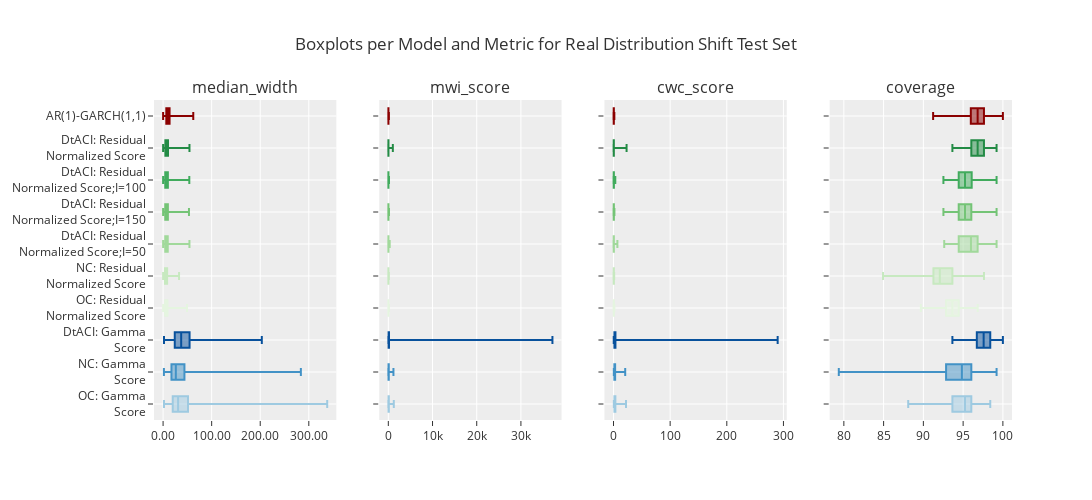

The code cell stored with this chart in its notebook:
### Code cell
create_boxplots("Real Distribution Shift")

### Figure 1 — Plotly figure (JSON) as saved in the notebook; plotly's stock layout.template omitted (floating-point values rounded to 4 significant figures; data arrays with more than 128 entries replaced by an {"elided": "..."} marker saying what was removed)
{"data": [{"alignmentgroup": "True", "boxpoints": false, "hovertemplate": "model=OC: Gamma Score<br>median_width=%{x}<br>model_wrapped=%{y}<extra></extra>", "legendgroup": "OC: Gamma Score", "marker": {"color": "rgb(158,202,225)"}, "name": "OC: Gamma Score", "notched": false, "offsetgroup": "OC: Gamma Score", "orientation": "h", "showlegend": true, "type": "box", "x": {"elided": "242 float values"}, "x0": " ", "xaxis": "x", "y": {"elided": "242 str values"}, "y0": " ", "yaxis": "y"}, {"alignmentgroup": "True", "boxpoints": false, "hovertemplate": "model=NC: Gamma Score<br>median_width=%{x}<br>model_wrapped=%{y}<extra></extra>", "legendgroup": "NC: Gamma Score", "marker": {"color": "rgb(66,146,198)"}, "name": "NC: Gamma Score", "notched": false, "offsetgroup": "NC: Gamma Score", "orientation": "h", "showlegend": true, "type": "box", "x": {"elided": "242 float values"}, "x0": " ", "xaxis": "x", "y": {"elided": "242 str values"}, "y0": " ", "yaxis": "y"}, {"alignmentgroup": "True", "boxpoints": false, "hovertemplate": "model=DtACI: Gamma Score<br>median_width=%{x}<br>model_wrapped=%{y}<extra></extra>", "legendgroup": "DtACI: Gamma Score", "marker": {"color": "rgb(8,81,156)"}, "name": "DtACI: Gamma Score", "notched": false, "offsetgroup": "DtACI: Gamma Score", "orientation": "h", "showlegend": true, "type": "box", "x": {"elided": "242 float values"}, "x0": " ", "xaxis": "x", "y": {"elided": "242 str values"}, "y0": " ", "yaxis": "y"}, {"alignmentgroup": "True", "boxpoints": false, "hovertemplate": "model=OC: Residual Normalized Score<br>median_width=%{x}<br>model_wrapped=%{y}<extra></extra>", "legendgroup": "OC: Residual Normalized Score", "marker": {"color": "rgb(229,245,224)"}, "name": "OC: Residual Normalized Score", "notched": false, "offsetgroup": "OC: Residual Normalized Score", "orientation": "h", "showlegend": true, "type": "box", "x": {"elided": "242 float values"}, "x0": " ", "xaxis": "x", "y": {"elided": "242 str values"}, "y0": " ", "yaxis": "y"}, {"alignmentgroup": "True", "boxpoints": false, "hovertemplate": "model=NC: Residual Normalized Score<br>median_width=%{x}<br>model_wrapped=%{y}<extra></extra>", "legendgroup": "NC: Residual Normalized Score", "marker": {"color": "rgb(199,233,192)"}, "name": "NC: Residual Normalized Score", "notched": false, "offsetgroup": "NC: Residual Normalized Score", "orientation": "h", "showlegend": true, "type": "box", "x": {"elided": "242 float values"}, "x0": " ", "xaxis": "x", "y": {"elided": "242 str values"}, "y0": " ", "yaxis": "y"}, {"alignmentgroup": "True", "boxpoints": false, "hovertemplate": "model=DtACI: Residual Normalized Score;I=50<br>median_width=%{x}<br>model_wrapped=%{y}<extra></extra>", "legendgroup": "DtACI: Residual Normalized Score;I=50", "marker": {"color": "rgb(161,217,155)"}, "name": "DtACI: Residual Normalized Score;I=50", "notched": false, "offsetgroup": "DtACI: Residual Normalized Score;I=50", "orientation": "h", "showlegend": true, "type": "box", "x": {"elided": "242 float values"}, "x0": " ", "xaxis": "x", "y": {"elided": "242 str values"}, "y0": " ", "yaxis": "y"}, {"alignmentgroup": "True", "boxpoints": false, "hovertemplate": "model=DtACI: Residual Normalized Score;I=150<br>median_width=%{x}<br>model_wrapped=%{y}<extra></extra>", "legendgroup": "DtACI: Residual Normalized Score;I=150", "marker": {"color": "rgb(116,196,118)"}, "name": "DtACI: Residual Normalized Score;I=150", "notched": false, "offsetgroup": "DtACI: Residual Normalized Score;I=150", "orientation": "h", "showlegend": true, "type": "box", "x": {"elided": "242 float values"}, "x0": " ", "xaxis": "x", "y": {"elided": "242 str values"}, "y0": " ", "yaxis": "y"}, {"alignmentgroup": "True", "boxpoints": false, "hovertemplate": "model=DtACI: Residual Normalized Score;I=100<br>median_width=%{x}<br>model_wrapped=%{y}<extra></extra>", "legendgroup": "DtACI: Residual Normalized Score;I=100", "marker": {"color": "rgb(65,171,93)"}, "name": "DtACI: Residual Normalized Score;I=100", "notched": false, "offsetgroup": "DtACI: Residual Normalized Score;I=100", "orientation": "h", "showlegend": true, "type": "box", "x": {"elided": "242 float values"}, "x0": " ", "xaxis": "x", "y": {"elided": "242 str values"}, "y0": " ", "yaxis": "y"}, {"alignmentgroup": "True", "boxpoints": false, "hovertemplate": "model=DtACI: Residual Normalized Score<br>median_width=%{x}<br>model_wrapped=%{y}<extra></extra>", "legendgroup": "DtACI: Residual Normalized Score", "marker": {"color": "rgb(35,139,69)"}, "name": "DtACI: Residual Normalized Score", "notched": false, "offsetgroup": "DtACI: Residual Normalized Score", "orientation": "h", "showlegend": true, "type": "box", "x": {"elided": "242 float values"}, "x0": " ", "xaxis": "x", "y": {"elided": "242 str values"}, "y0": " ", "yaxis": "y"}, {"alignmentgroup": "True", "boxpoints": false, "hovertemplate": "model=AR(1)-GARCH(1,1)<br>median_width=%{x}<br>model_wrapped=%{y}<extra></extra>", "legendgroup": "AR(1)-GARCH(1,1)", "marker": {"color": "darkred"}, "name": "AR(1)-GARCH(1,1)", "notched": false, "offsetgroup": "AR(1)-GARCH(1,1)", "orientation": "h", "showlegend": true, "type": "box", "x": {"elided": "242 float values"}, "x0": " ", "xaxis": "x", "y": {"elided": "242 str values"}, "y0": " ", "yaxis": "y"}, {"alignmentgroup": "True", "boxpoints": false, "hovertemplate": "model=OC: Gamma Score<br>mwi_score=%{x}<br>model_wrapped=%{y}<extra></extra>", "legendgroup": "OC: Gamma Score", "marker": {"color": "rgb(158,202,225)"}, "name": "OC: Gamma Score", "notched": false, "offsetgroup": "OC: Gamma Score", "orientation": "h", "showlegend": true, "type": "box", "x": {"elided": "242 float values"}, "x0": " ", "xaxis": "x2", "y": {"elided": "242 str values"}, "y0": " ", "yaxis": "y2"}, {"alignmentgroup": "True", "boxpoints": false, "hovertemplate": "model=NC: Gamma Score<br>mwi_score=%{x}<br>model_wrapped=%{y}<extra></extra>", "legendgroup": "NC: Gamma Score", "marker": {"color": "rgb(66,146,198)"}, "name": "NC: Gamma Score", "notched": false, "offsetgroup": "NC: Gamma Score", "orientation": "h", "showlegend": true, "type": "box", "x": {"elided": "242 float values"}, "x0": " ", "xaxis": "x2", "y": {"elided": "242 str values"}, "y0": " ", "yaxis": "y2"}, {"alignmentgroup": "True", "boxpoints": false, "hovertemplate": "model=DtACI: Gamma Score<br>mwi_score=%{x}<br>model_wrapped=%{y}<extra></extra>", "legendgroup": "DtACI: Gamma Score", "marker": {"color": "rgb(8,81,156)"}, "name": "DtACI: Gamma Score", "notched": false, "offsetgroup": "DtACI: Gamma Score", "orientation": "h", "showlegend": true, "type": "box", "x": {"elided": "242 float values"}, "x0": " ", "xaxis": "x2", "y": {"elided": "242 str values"}, "y0": " ", "yaxis": "y2"}, {"alignmentgroup": "True", "boxpoints": false, "hovertemplate": "model=OC: Residual Normalized Score<br>mwi_score=%{x}<br>model_wrapped=%{y}<extra></extra>", "legendgroup": "OC: Residual Normalized Score", "marker": {"color": "rgb(229,245,224)"}, "name": "OC: Residual Normalized Score", "notched": false, "offsetgroup": "OC: Residual Normalized Score", "orientation": "h", "showlegend": true, "type": "box", "x": {"elided": "242 float values"}, "x0": " ", "xaxis": "x2", "y": {"elided": "242 str values"}, "y0": " ", "yaxis": "y2"}, {"alignmentgroup": "True", "boxpoints": false, "hovertemplate": "model=NC: Residual Normalized Score<br>mwi_score=%{x}<br>model_wrapped=%{y}<extra></extra>", "legendgroup": "NC: Residual Normalized Score", "marker": {"color": "rgb(199,233,192)"}, "name": "NC: Residual Normalized Score", "notched": false, "offsetgroup": "NC: Residual Normalized Score", "orientation": "h", "showlegend": true, "type": "box", "x": {"elided": "242 float values"}, "x0": " ", "xaxis": "x2", "y": {"elided": "242 str values"}, "y0": " ", "yaxis": "y2"}, {"alignmentgroup": "True", "boxpoints": false, "hovertemplate": "model=DtACI: Residual Normalized Score;I=50<br>mwi_score=%{x}<br>model_wrapped=%{y}<extra></extra>", "legendgroup": "DtACI: Residual Normalized Score;I=50", "marker": {"color": "rgb(161,217,155)"}, "name": "DtACI: Residual Normalized Score;I=50", "notched": false, "offsetgroup": "DtACI: Residual Normalized Score;I=50", "orientation": "h", "showlegend": true, "type": "box", "x": {"elided": "242 float values"}, "x0": " ", "xaxis": "x2", "y": {"elided": "242 str values"}, "y0": " ", "yaxis": "y2"}, {"alignmentgroup": "True", "boxpoints": false, "hovertemplate": "model=DtACI: Residual Normalized Score;I=150<br>mwi_score=%{x}<br>model_wrapped=%{y}<extra></extra>", "legendgroup": "DtACI: Residual Normalized Score;I=150", "marker": {"color": "rgb(116,196,118)"}, "name": "DtACI: Residual Normalized Score;I=150", "notched": false, "offsetgroup": "DtACI: Residual Normalized Score;I=150", "orientation": "h", "showlegend": true, "type": "box", "x": {"elided": "242 float values"}, "x0": " ", "xaxis": "x2", "y": {"elided": "242 str values"}, "y0": " ", "yaxis": "y2"}, {"alignmentgroup": "True", "boxpoints": false, "hovertemplate": "model=DtACI: Residual Normalized Score;I=100<br>mwi_score=%{x}<br>model_wrapped=%{y}<extra></extra>", "legendgroup": "DtACI: Residual Normalized Score;I=100", "marker": {"color": "rgb(65,171,93)"}, "name": "DtACI: Residual Normalized Score;I=100", "notched": false, "offsetgroup": "DtACI: Residual Normalized Score;I=100", "orientation": "h", "showlegend": true, "type": "box", "x": {"elided": "242 float values"}, "x0": " ", "xaxis": "x2", "y": {"elided": "242 str values"}, "y0": " ", "yaxis": "y2"}, {"alignmentgroup": "True", "boxpoints": false, "hovertemplate": "model=DtACI: Residual Normalized Score<br>mwi_score=%{x}<br>model_wrapped=%{y}<extra></extra>", "legendgroup": "DtACI: Residual Normalized Score", "marker": {"color": "rgb(35,139,69)"}, "name": "DtACI: Residual Normalized Score", "notched": false, "offsetgroup": "DtACI: Residual Normalized Score", "orientation": "h", "showlegend": true, "type": "box", "x": {"elided": "242 float values"}, "x0": " ", "xaxis": "x2", "y": {"elided": "242 str values"}, "y0": " ", "yaxis": "y2"}, {"alignmentgroup": "True", "boxpoints": false, "hovertemplate": "model=AR(1)-GARCH(1,1)<br>mwi_score=%{x}<br>model_wrapped=%{y}<extra></extra>", "legendgroup": "AR(1)-GARCH(1,1)", "marker": {"color": "darkred"}, "name": "AR(1)-GARCH(1,1)", "notched": false, "offsetgroup": "AR(1)-GARCH(1,1)", "orientation": "h", "showlegend": true, "type": "box", "x": {"elided": "242 float values"}, "x0": " ", "xaxis": "x2", "y": {"elided": "242 str values"}, "y0": " ", "yaxis": "y2"}, {"alignmentgroup": "True", "boxpoints": false, "hovertemplate": "model=OC: Gamma Score<br>cwc_score=%{x}<br>model_wrapped=%{y}<extra></extra>", "legendgroup": "OC: Gamma Score", "marker": {"color": "rgb(158,202,225)"}, "name": "OC: Gamma Score", "notched": false, "offsetgroup": "OC: Gamma Score", "orientation": "h", "showlegend": true, "type": "box", "x": {"elided": "242 float values"}, "x0": " ", "xaxis": "x3", "y": {"elided": "242 str values"}, "y0": " ", "yaxis": "y3"}, {"alignmentgroup": "True", "boxpoints": false, "hovertemplate": "model=NC: Gamma Score<br>cwc_score=%{x}<br>model_wrapped=%{y}<extra></extra>", "legendgroup": "NC: Gamma Score", "marker": {"color": "rgb(66,146,198)"}, "name": "NC: Gamma Score", "notched": false, "offsetgroup": "NC: Gamma Score", "orientation": "h", "showlegend": true, "type": "box", "x": {"elided": "242 float values"}, "x0": " ", "xaxis": "x3", "y": {"elided": "242 str values"}, "y0": " ", "yaxis": "y3"}, {"alignmentgroup": "True", "boxpoints": false, "hovertemplate": "model=DtACI: Gamma Score<br>cwc_score=%{x}<br>model_wrapped=%{y}<extra></extra>", "legendgroup": "DtACI: Gamma Score", "marker": {"color": "rgb(8,81,156)"}, "name": "DtACI: Gamma Score", "notched": false, "offsetgroup": "DtACI: Gamma Score", "orientation": "h", "showlegend": true, "type": "box", "x": {"elided": "242 float values"}, "x0": " ", "xaxis": "x3", "y": {"elided": "242 str values"}, "y0": " ", "yaxis": "y3"}, {"alignmentgroup": "True", "boxpoints": false, "hovertemplate": "model=OC: Residual Normalized Score<br>cwc_score=%{x}<br>model_wrapped=%{y}<extra></extra>", "legendgroup": "OC: Residual Normalized Score", "marker": {"color": "rgb(229,245,224)"}, "name": "OC: Residual Normalized Score", "notched": false, "offsetgroup": "OC: Residual Normalized Score", "orientation": "h", "showlegend": true, "type": "box", "x": {"elided": "242 float values"}, "x0": " ", "xaxis": "x3", "y": {"elided": "242 str values"}, "y0": " ", "yaxis": "y3"}, {"alignmentgroup": "True", "boxpoints": false, "hovertemplate": "model=NC: Residual Normalized Score<br>cwc_score=%{x}<br>model_wrapped=%{y}<extra></extra>", "legendgroup": "NC: Residual Normalized Score", "marker": {"color": "rgb(199,233,192)"}, "name": "NC: Residual Normalized Score", "notched": false, "offsetgroup": "NC: Residual Normalized Score", "orientation": "h", "showlegend": true, "type": "box", "x": {"elided": "242 float values"}, "x0": " ", "xaxis": "x3", "y": {"elided": "242 str values"}, "y0": " ", "yaxis": "y3"}, {"alignmentgroup": "True", "boxpoints": false, "hovertemplate": "model=DtACI: Residual Normalized Score;I=50<br>cwc_score=%{x}<br>model_wrapped=%{y}<extra></extra>", "legendgroup": "DtACI: Residual Normalized Score;I=50", "marker": {"color": "rgb(161,217,155)"}, "name": "DtACI: Residual Normalized Score;I=50", "notched": false, "offsetgroup": "DtACI: Residual Normalized Score;I=50", "orientation": "h", "showlegend": true, "type": "box", "x": {"elided": "242 float values"}, "x0": " ", "xaxis": "x3", "y": {"elided": "242 str values"}, "y0": " ", "yaxis": "y3"}, {"alignmentgroup": "True", "boxpoints": false, "hovertemplate": "model=DtACI: Residual Normalized Score;I=150<br>cwc_score=%{x}<br>model_wrapped=%{y}<extra></extra>", "legendgroup": "DtACI: Residual Normalized Score;I=150", "marker": {"color": "rgb(116,196,118)"}, "name": "DtACI: Residual Normalized Score;I=150", "notched": false, "offsetgroup": "DtACI: Residual Normalized Score;I=150", "orientation": "h", "showlegend": true, "type": "box", "x": {"elided": "242 float values"}, "x0": " ", "xaxis": "x3", "y": {"elided": "242 str values"}, "y0": " ", "yaxis": "y3"}, {"alignmentgroup": "True", "boxpoints": false, "hovertemplate": "model=DtACI: Residual Normalized Score;I=100<br>cwc_score=%{x}<br>model_wrapped=%{y}<extra></extra>", "legendgroup": "DtACI: Residual Normalized Score;I=100", "marker": {"color": "rgb(65,171,93)"}, "name": "DtACI: Residual Normalized Score;I=100", "notched": false, "offsetgroup": "DtACI: Residual Normalized Score;I=100", "orientation": "h", "showlegend": true, "type": "box", "x": {"elided": "242 float values"}, "x0": " ", "xaxis": "x3", "y": {"elided": "242 str values"}, "y0": " ", "yaxis": "y3"}, {"alignmentgroup": "True", "boxpoints": false, "hovertemplate": "model=DtACI: Residual Normalized Score<br>cwc_score=%{x}<br>model_wrapped=%{y}<extra></extra>", "legendgroup": "DtACI: Residual Normalized Score", "marker": {"color": "rgb(35,139,69)"}, "name": "DtACI: Residual Normalized Score", "notched": false, "offsetgroup": "DtACI: Residual Normalized Score", "orientation": "h", "showlegend": true, "type": "box", "x": {"elided": "242 float values"}, "x0": " ", "xaxis": "x3", "y": {"elided": "242 str values"}, "y0": " ", "yaxis": "y3"}, {"alignmentgroup": "True", "boxpoints": false, "hovertemplate": "model=AR(1)-GARCH(1,1)<br>cwc_score=%{x}<br>model_wrapped=%{y}<extra></extra>", "legendgroup": "AR(1)-GARCH(1,1)", "marker": {"color": "darkred"}, "name": "AR(1)-GARCH(1,1)", "notched": false, "offsetgroup": "AR(1)-GARCH(1,1)", "orientation": "h", "showlegend": true, "type": "box", "x": {"elided": "242 float values"}, "x0": " ", "xaxis": "x3", "y": {"elided": "242 str values"}, "y0": " ", "yaxis": "y3"}, {"alignmentgroup": "True", "boxpoints": false, "hovertemplate": "model=OC: Gamma Score<br>coverage=%{x}<br>model_wrapped=%{y}<extra></extra>", "legendgroup": "OC: Gamma Score", "marker": {"color": "rgb(158,202,225)"}, "name": "OC: Gamma Score", "notched": false, "offsetgroup": "OC: Gamma Score", "orientation": "h", "showlegend": true, "type": "box", "x": {"elided": "242 float values"}, "x0": " ", "xaxis": "x4", "y": {"elided": "242 str values"}, "y0": " ", "yaxis": "y4"}, {"alignmentgroup": "True", "boxpoints": false, "hovertemplate": "model=NC: Gamma Score<br>coverage=%{x}<br>model_wrapped=%{y}<extra></extra>", "legendgroup": "NC: Gamma Score", "marker": {"color": "rgb(66,146,198)"}, "name": "NC: Gamma Score", "notched": false, "offsetgroup": "NC: Gamma Score", "orientation": "h", "showlegend": true, "type": "box", "x": {"elided": "242 float values"}, "x0": " ", "xaxis": "x4", "y": {"elided": "242 str values"}, "y0": " ", "yaxis": "y4"}, {"alignmentgroup": "True", "boxpoints": false, "hovertemplate": "model=DtACI: Gamma Score<br>coverage=%{x}<br>model_wrapped=%{y}<extra></extra>", "legendgroup": "DtACI: Gamma Score", "marker": {"color": "rgb(8,81,156)"}, "name": "DtACI: Gamma Score", "notched": false, "offsetgroup": "DtACI: Gamma Score", "orientation": "h", "showlegend": true, "type": "box", "x": {"elided": "242 float values"}, "x0": " ", "xaxis": "x4", "y": {"elided": "242 str values"}, "y0": " ", "yaxis": "y4"}, {"alignmentgroup": "True", "boxpoints": false, "hovertemplate": "model=OC: Residual Normalized Score<br>coverage=%{x}<br>model_wrapped=%{y}<extra></extra>", "legendgroup": "OC: Residual Normalized Score", "marker": {"color": "rgb(229,245,224)"}, "name": "OC: Residual Normalized Score", "notched": false, "offsetgroup": "OC: Residual Normalized Score", "orientation": "h", "showlegend": true, "type": "box", "x": {"elided": "242 float values"}, "x0": " ", "xaxis": "x4", "y": {"elided": "242 str values"}, "y0": " ", "yaxis": "y4"}, {"alignmentgroup": "True", "boxpoints": false, "hovertemplate": "model=NC: Residual Normalized Score<br>coverage=%{x}<br>model_wrapped=%{y}<extra></extra>", "legendgroup": "NC: Residual Normalized Score", "marker": {"color": "rgb(199,233,192)"}, "name": "NC: Residual Normalized Score", "notched": false, "offsetgroup": "NC: Residual Normalized Score", "orientation": "h", "showlegend": true, "type": "box", "x": {"elided": "242 float values"}, "x0": " ", "xaxis": "x4", "y": {"elided": "242 str values"}, "y0": " ", "yaxis": "y4"}, {"alignmentgroup": "True", "boxpoints": false, "hovertemplate": "model=DtACI: Residual Normalized Score;I=50<br>coverage=%{x}<br>model_wrapped=%{y}<extra></extra>", "legendgroup": "DtACI: Residual Normalized Score;I=50", "marker": {"color": "rgb(161,217,155)"}, "name": "DtACI: Residual Normalized Score;I=50", "notched": false, "offsetgroup": "DtACI: Residual Normalized Score;I=50", "orientation": "h", "showlegend": true, "type": "box", "x": {"elided": "242 float values"}, "x0": " ", "xaxis": "x4", "y": {"elided": "242 str values"}, "y0": " ", "yaxis": "y4"}, {"alignmentgroup": "True", "boxpoints": false, "hovertemplate": "model=DtACI: Residual Normalized Score;I=150<br>coverage=%{x}<br>model_wrapped=%{y}<extra></extra>", "legendgroup": "DtACI: Residual Normalized Score;I=150", "marker": {"color": "rgb(116,196,118)"}, "name": "DtACI: Residual Normalized Score;I=150", "notched": false, "offsetgroup": "DtACI: Residual Normalized Score;I=150", "orientation": "h", "showlegend": true, "type": "box", "x": {"elided": "242 float values"}, "x0": " ", "xaxis": "x4", "y": {"elided": "242 str values"}, "y0": " ", "yaxis": "y4"}, {"alignmentgroup": "True", "boxpoints": false, "hovertemplate": "model=DtACI: Residual Normalized Score;I=100<br>coverage=%{x}<br>model_wrapped=%{y}<extra></extra>", "legendgroup": "DtACI: Residual Normalized Score;I=100", "marker": {"color": "rgb(65,171,93)"}, "name": "DtACI: Residual Normalized Score;I=100", "notched": false, "offsetgroup": "DtACI: Residual Normalized Score;I=100", "orientation": "h", "showlegend": true, "type": "box", "x": {"elided": "242 float values"}, "x0": " ", "xaxis": "x4", "y": {"elided": "242 str values"}, "y0": " ", "yaxis": "y4"}, {"alignmentgroup": "True", "boxpoints": false, "hovertemplate": "model=DtACI: Residual Normalized Score<br>coverage=%{x}<br>model_wrapped=%{y}<extra></extra>", "legendgroup": "DtACI: Residual Normalized Score", "marker": {"color": "rgb(35,139,69)"}, "name": "DtACI: Residual Normalized Score", "notched": false, "offsetgroup": "DtACI: Residual Normalized Score", "orientation": "h", "showlegend": true, "type": "box", "x": {"elided": "242 float values"}, "x0": " ", "xaxis": "x4", "y": {"elided": "242 str values"}, "y0": " ", "yaxis": "y4"}, {"alignmentgroup": "True", "boxpoints": false, "hovertemplate": "model=AR(1)-GARCH(1,1)<br>coverage=%{x}<br>model_wrapped=%{y}<extra></extra>", "legendgroup": "AR(1)-GARCH(1,1)", "marker": {"color": "darkred"}, "name": "AR(1)-GARCH(1,1)", "notched": false, "offsetgroup": "AR(1)-GARCH(1,1)", "orientation": "h", "showlegend": true, "type": "box", "x": {"elided": "242 float values"}, "x0": " ", "xaxis": "x4", "y": {"elided": "242 str values"}, "y0": " ", "yaxis": "y4"}], "layout": {"annotations": [{"font": {"size": 16}, "showarrow": false, "text": "median_width", "x": 0.1062, "xanchor": "center", "xref": "paper", "y": 1, "yanchor": "bottom", "yref": "paper"}, {"font": {"size": 16}, "showarrow": false, "text": "mwi_score", "x": 0.3688, "xanchor": "center", "xref": "paper", "y": 1, "yanchor": "bottom", "yref": "paper"}, {"font": {"size": 16}, "showarrow": false, "text": "cwc_score", "x": 0.6313, "xanchor": "center", "xref": "paper", "y": 1, "yanchor": "bottom", "yref": "paper"}, {"font": {"size": 16}, "showarrow": false, "text": "coverage", "x": 0.8938, "xanchor": "center", "xref": "paper", "y": 1, "yanchor": "bottom", "yref": "paper"}], "height": 500, "showlegend": false, "title": {"text": "Boxplots per Model and Metric for Real Distribution Shift Test Set"}, "width": 1200, "xaxis": {"anchor": "y", "domain": [0, 0.2125], "tickformat": ",.2f"}, "xaxis2": {"anchor": "y2", "domain": [0.2625, 0.475]}, "xaxis3": {"anchor": "y3", "domain": [0.525, 0.7375]}, "xaxis4": {"anchor": "y4", "domain": [0.7875, 1]}, "yaxis": {"anchor": "x", "domain": [0, 1]}, "yaxis2": {"anchor": "x2", "domain": [0, 1], "matches": "y", "showticklabels": false}, "yaxis3": {"anchor": "x3", "domain": [0, 1], "matches": "y", "showticklabels": false}, "yaxis4": {"anchor": "x4", "domain": [0, 1], "matches": "y", "showticklabels": false}}}
